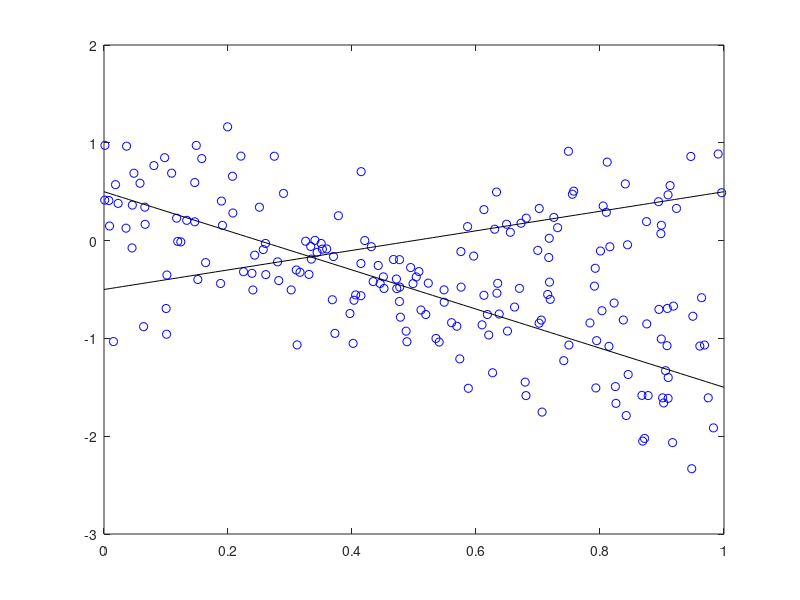

This chart was generated by the following MATLAB code:
close all
rng(0);
n = 200; % sample size
K = 2; % number of lines
e=[.7 .3]; % mixing weights
w=[-2 1]; % slopes of lines
b=[.5 -.5]; % offsets of lines
v=[.2 .1]; % variances

x=zeros(n,1);
y=zeros(n,1);

for i=1:n
    x(i) = rand;
    if rand < e(1)
        y(i) = w(1)*x(i) + b(1) + randn*sqrt(v(1));
    else
        y(i) = w(2)*x(i) + b(2) + randn*sqrt(v(2));
    end
end
plot(x,y,'bo')
hold on
t=0:0.01:1;
plot(t,w(1)*t+b(1),'k')
plot(t,w(2)*t+b(2),'k')